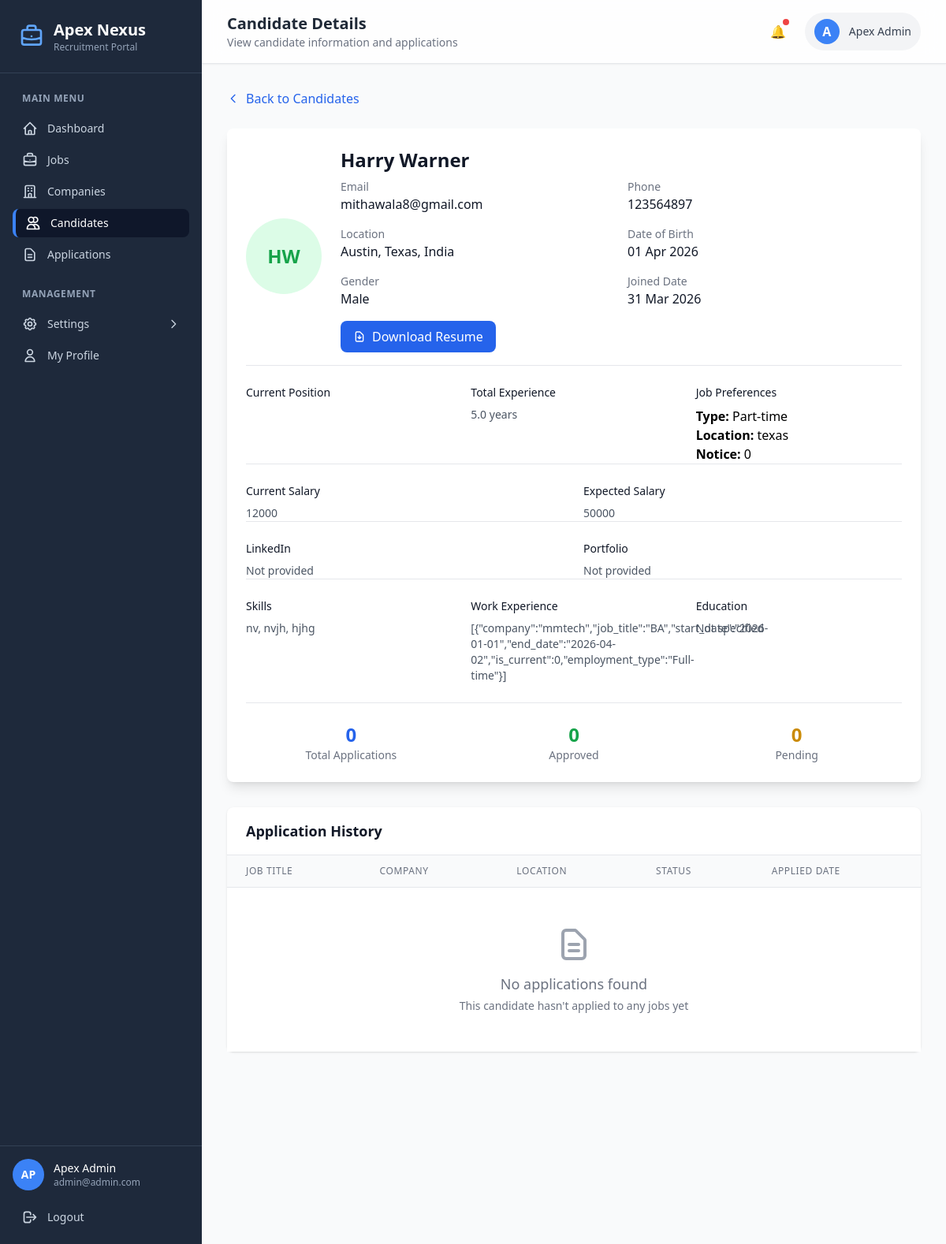
Screenshot of /admin/candidate-detail.php?id=4 (signed in) with the database file from the repository.
### tables this page shows
CREATE TABLE `candidates` (
  `id` int(11) NOT NULL,
  `user_id` int(11) DEFAULT NULL,
  `resume` varchar(255) DEFAULT NULL,
  `highest_qualification` varchar(512) DEFAULT NULL,
  `skills` text DEFAULT NULL,
  `nationality` varchar(276) DEFAULT NULL,
  `experience` text DEFAULT NULL,
  `education` text DEFAULT NULL,
  `full_name` varchar(150) DEFAULT NULL,
  `email` varchar(150) DEFAULT NULL,
  `phone` varchar(20) DEFAULT NULL,
  `city` varchar(100) DEFAULT NULL,
  `state` varchar(100) DEFAULT NULL,
  `country` varchar(100) DEFAULT NULL,
  `current_job_title` varchar(150) DEFAULT NULL,
  `current_company` varchar(150) DEFAULT NULL,
  `total_experience` decimal(4,1) DEFAULT NULL,
  `current_salary` varchar(50) DEFAULT NULL,
  `expected_salary` varchar(50) DEFAULT NULL,
  `preferred_location` varchar(150) DEFAULT NULL,
  `job_type` varchar(50) DEFAULT NULL,
  `notice_period` varchar(50) DEFAULT NULL,
  `linkedin_url` varchar(255) DEFAULT NULL,
  `portfolio_url` varchar(255) DEFAULT NULL,
  `profile_photo` varchar(255) DEFAULT NULL,
  `date_of_birth` date DEFAULT NULL,
  `gender` varchar(20) DEFAULT NULL,
  `is_deleted` tinyint(1) DEFAULT 0,
  `added_by` int(11) DEFAULT NULL,
  `created_at` timestamp NOT NULL DEFAULT current_timestamp(),
  `updated_at` timestamp NOT NULL DEFAULT current_timestamp() ON UPDATE current_timestamp()
);

CREATE TABLE `users` (
  `id` int(11) NOT NULL,
  `first_name` varchar(512) DEFAULT NULL,
  `last_name` varchar(512) DEFAULT NULL,
  `email` varchar(100) DEFAULT NULL,
  `password` varchar(255) DEFAULT NULL,
  `role` enum('admin','company','candidate') DEFAULT NULL,
  `is_deleted` tinyint(1) DEFAULT 0,
  `added_by` int(11) DEFAULT NULL,
  `created_at` timestamp NOT NULL DEFAULT current_timestamp(),
  `updated_at` timestamp NOT NULL DEFAULT current_timestamp() ON UPDATE current_timestamp()
);

### admin/candidate-detail.php (the view, shortened to what the rows shown need)
<?php
require_once '../includes/header.php';
$candidateId = (int)($_GET['id'] ?? 0);
try {
    $database = new Database();
    $pdo = $database->getConnection();
    $candidateStmt = $pdo->prepare("
        SELECT c.*, u.first_name, u.last_name, u.email as user_email, u.created_at as joined_date
        FROM candidates c
        LEFT JOIN users u ON c.user_id = u.id
        WHERE c.id = ? AND c.is_deleted = 0 AND u.is_deleted = 0
    ");
    $candidateStmt->execute([$candidateId]);
    $candidate = $candidateStmt->fetch();
} catch (PDOException $e) {
    error_log("Candidate detail error: " . $e->getMessage());
    setFlash('error', 'Failed to load candidate details');
    redirect('/apex-nexus-portal/admin/candidates.php');
}
?>
<div class="lg:pl-64 bg-gray-50 min-h-screen">
    <div class="bg-white/80 backdrop-blur-md shadow-sm border-b px-4 sm:px-6 lg:px-8 py-4 flex justify-between items-center">
        <div>
            <h1 class="text-lg sm:text-xl font-semibold text-gray-800">Candidate Details</h1>
        </div>
    </div>
    <div class="p-4 sm:p-6 lg:p-8">
        <div class="bg-white rounded-lg shadow-lg mb-8">
            <div class="p-6">
                <div class="flex flex-col md:flex-row md:items-center md:space-x-6">
                    <div class="flex-shrink-0 mb-4 md:mb-0">
                        <div class="h-24 w-24 bg-green-100 rounded-full flex items-center justify-center">
                            <span class="text-2xl font-bold text-green-600">
                                <?php echo strtoupper(substr(($candidate['first_name'] ?? ''), 0, 1) . substr(($candidate['last_name'] ?? ''), 0, 1)); ?>
                            </span>
                        </div>
                    </div>
                    <div class="flex-1">
                        <h1 class="text-2xl font-bold text-gray-900 mb-2">
                            <?php echo htmlspecialchars(($candidate['first_name'] ?? '') . ' ' . ($candidate['last_name'] ?? '')); ?>
                        </h1>
                        <div class="grid grid-cols-1 md:grid-cols-2 gap-4 mb-4">
                            <div>
                                <p class="text-sm text-gray-500">Email</p>
                                <p class="text-gray-900"><?php echo htmlspecialchars($candidate['user_email']); ?></p>
                            </div>
                            <div>
                                <p class="text-sm text-gray-500">Phone</p>
                                <p class="text-gray-900"><?php echo htmlspecialchars($candidate['phone'] ?? 'N/A'); ?></p>
                            </div>
                            <div>
                            </div>
                            <div>
                                <p class="text-sm text-gray-500">Date of Birth</p>
                                <p class="text-gray-900"><?php echo !empty($candidate['date_of_birth']) ? formatDate($candidate['date_of_birth']) : 'N/A'; ?></p>
                            </div>
                            <div>
                                <p class="text-sm text-gray-500">Gender</p>
                                <p class="text-gray-900"><?php echo htmlspecialchars($candidate['gender'] ?? 'N/A'); ?></p>
                            </div>
                            <div>
                                <p class="text-sm text-gray-500">Joined Date</p>
                                <p class="text-gray-900"><?php echo formatDate($candidate['joined_date']); ?></p>
                            </div>
                        </div>
                        <?php if (!empty($candidate['resume']) && $candidate['resume'] !== 'N/A'): ?>
                            <div class="mb-4">
                                <a href="/apex-nexus-portal/assets/uploads/resumes/<?php echo htmlspecialchars($candidate['resume']); ?>"
                                   target="_blank"
                                   class="inline-flex items-center px-4 py-2 bg-blue-600 text-white rounded-lg hover:bg-blue-700 transition">
                                </a>
                            </div>
                        <?php endif; ?>
                    </div>
                </div>
                <div class="grid grid-cols-1 md:grid-cols-3 gap-6 pt-6 border-t border-gray-200">
                    <div>
                        <h3 class="text-sm font-medium text-gray-900 mb-2">Total Experience</h3>
                        <p class="text-gray-600 text-sm">
                            <?php
                            $experience = $candidate['total_experience'] ?? '';
                            if (!empty($experience) && $experience !== 'N/A') {
                                echo htmlspecialchars($experience) . ' years';
                            } else {
                                echo 'Not specified';
                            }
                            ?>
                        </p>
                    </div>
                    <div>
                        <p class="text-gray-600 text-sm">
                            <div><strong>Type:</strong> <?php echo htmlspecialchars($candidate['job_type'] ?? 'N/A'); ?></div>
                            <div><strong>Location:</strong> <?php echo htmlspecialchars($candidate['preferred_location'] ?? 'N/A'); ?></div>
                            <div><strong>Notice:</strong> <?php echo htmlspecialchars($candidate['notice_period'] ?? 'N/A'); ?></div>
                        </p>
                    </div>
                </div>
                <div class="grid grid-cols-1 md:grid-cols-2 gap-6 pt-6 border-t border-gray-200">
                    <div>
                        <h3 class="text-sm font-medium text-gray-900 mb-2">Current Salary</h3>
                        <p class="text-gray-600 text-sm"><?php echo htmlspecialchars($candidate['current_salary'] ?? 'N/A'); ?></p>
                    </div>
                    <div>
                        <h3 class="text-sm font-medium text-gray-900 mb-2">Expected Salary</h3>
                        <p class="text-gray-600 text-sm"><?php echo htmlspecialchars($candidate['expected_salary'] ?? 'N/A'); ?></p>
                    </div>
                </div>
                <div class="grid grid-cols-1 md:grid-cols-3 gap-6 pt-6 border-t border-gray-200">
                    <div>
                        <h3 class="text-sm font-medium text-gray-900 mb-2">Skills</h3>
                        <p class="text-gray-600 text-sm">
                            <?php
                            $skills = $candidate['skills'] ?? '';
                            if (!empty($skills) && $skills !== 'N/A') {
                                echo nl2br(htmlspecialchars($skills));
                            } else {
                                echo 'Not specified';
                            }
                            ?>
                        </p>
                    </div>
                    <div>
                        <h3 class="text-sm font-medium text-gray-900 mb-2">Work Experience</h3>
                        <p class="text-gray-600 text-sm">
                            <?php
                            $experience = $candidate['experience'] ?? '';
                            if (!empty($experience) && $experience !== 'N/A') {
                                echo nl2br(htmlspecialchars($experience));
                            } else {
                                echo 'Not specified';
                            }
                            ?>
                        </p>
                    </div>
                </div>
            </div>
        </div>
        <div class="bg-white rounded-lg shadow">
            <div class="px-6 py-4 border-b border-gray-200">
                <h2 class="text-lg font-semibold text-gray-900">Application History</h2>
            </div>
            <div class="overflow-x-auto">
                <table class="min-w-full divide-y divide-gray-200">
                    <thead class="bg-gray-50">
                        <tr>
                            <th class="px-6 py-3 text-left text-xs font-medium text-gray-500 uppercase tracking-wider">Job Title</th>
                            <th class="px-6 py-3 text-left text-xs font-medium text-gray-500 uppercase tracking-wider">Company</th>
                            <th class="px-6 py-3 text-left text-xs font-medium text-gray-500 uppercase tracking-wider">Location</th>
                            <th class="px-6 py-3 text-left text-xs font-medium text-gray-500 uppercase tracking-wider">Status</th>
                            <th class="px-6 py-3 text-left text-xs font-medium text-gray-500 uppercase tracking-wider">Applied Date</th>
                        </tr>
                    </thead>
                </table>
            </div>
        </div>
    </div>
</div>
<?php require_once '../includes/footer.php'; ?>

### rows the page displays
candidates: user.last_name "HW", user.last_name "Harry Warner", user.email "mithawala8@gmail.com", phone "123564897", date_of_birth "01 Apr 2026", gender "Male", user.created_at "31 Mar 2026", total_experience "5.0", job_type "Part-time", preferred_location "texas", notice_period "0", current_salary "12000", expected_salary "50000", skills "nv, nvjh, hjhg", experience "[{\"company\":\"mmtech\",\"job_title\":\"BA\",\"start_date\":\"2026-01-01\",\"end_date\":\"2026-04-02\",\"is_current\":0,\"employment_type\":\"Full-time\"}]"

### other values shown
substr($_SESSION['user_name'] ?? 'A', 0, 2) "AP"
$_SESSION['user_name'] "Apex Admin"
$_SESSION['user_email'] "admin@admin.com"
substr($_SESSION['user_name'] ?? 'A', 0, 1) "A"
implode(', ', $location) "Austin, Texas, India"
count($applications) "0"
